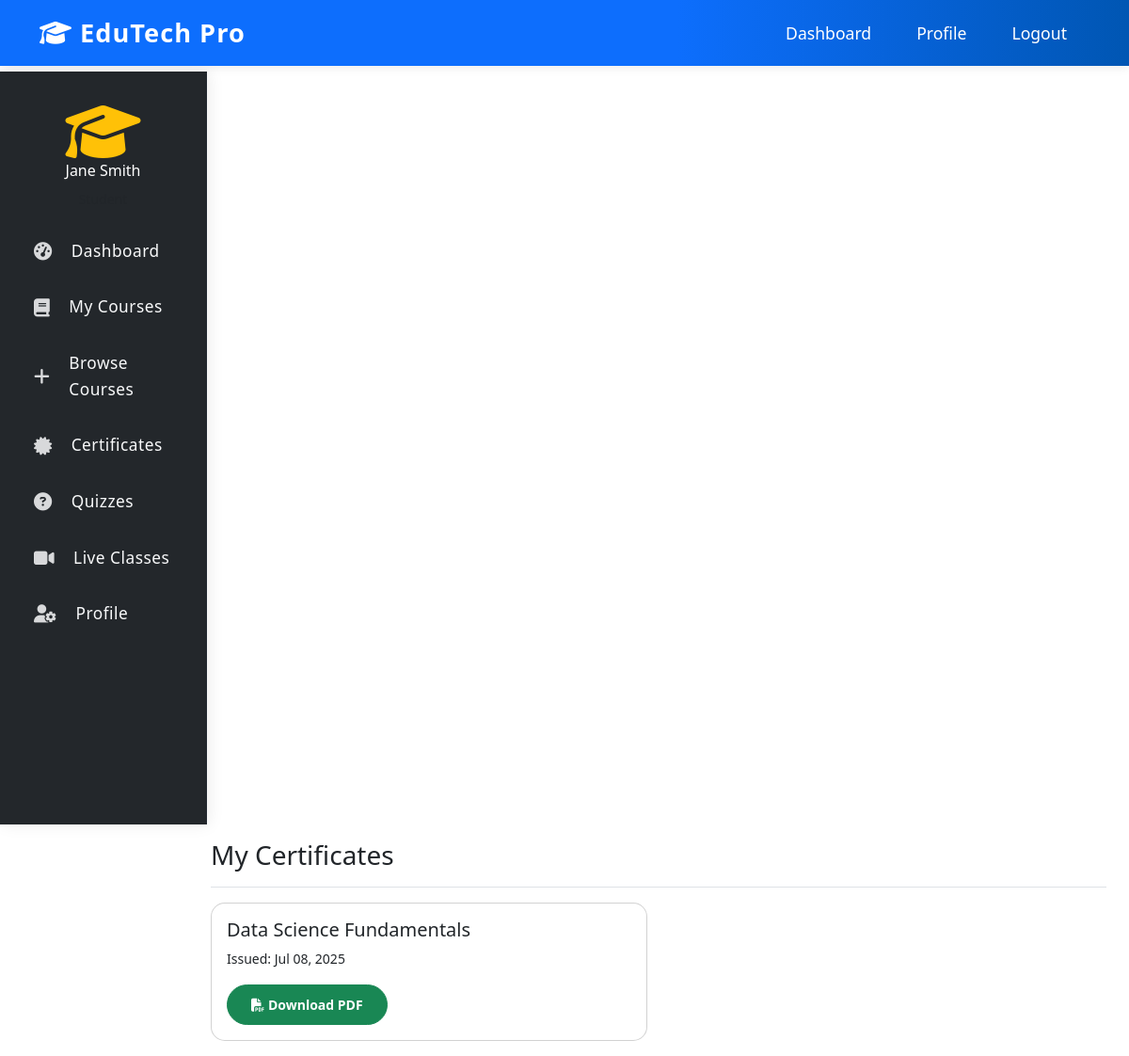
The page /student/certificates.php (signed in) on the database its author committed.
### tables this page shows
CREATE TABLE IF NOT EXISTS `users` (
    `id` INT AUTO_INCREMENT PRIMARY KEY,
    `google_id` VARCHAR(255) UNIQUE,
    `username` VARCHAR(50) UNIQUE,
    `email` VARCHAR(100) UNIQUE NOT NULL,
    `password` VARCHAR(255),
    `full_name` VARCHAR(100) NOT NULL,
    `role` ENUM('admin', 'teacher', 'student') NOT NULL,
    `profile_image` VARCHAR(255),
    `phone` VARCHAR(20),
    `address` TEXT,
    `status` ENUM('active', 'inactive', 'pending') DEFAULT 'active',
    `created_at` TIMESTAMP DEFAULT CURRENT_TIMESTAMP,
    `updated_at` TIMESTAMP DEFAULT CURRENT_TIMESTAMP ON UPDATE CURRENT_TIMESTAMP
);

CREATE TABLE IF NOT EXISTS `certificates` (
    `id` INT AUTO_INCREMENT PRIMARY KEY,
    `student_id` INT NOT NULL,
    `course_id` INT NOT NULL,
    `certificate_number` VARCHAR(50) UNIQUE NOT NULL,
    `issued_at` TIMESTAMP DEFAULT CURRENT_TIMESTAMP,
    `expires_at` TIMESTAMP NULL,
    `status` ENUM('active', 'expired', 'revoked') DEFAULT 'active',
    FOREIGN KEY (`student_id`) REFERENCES `users`(`id`) ON DELETE CASCADE,
    FOREIGN KEY (`course_id`) REFERENCES `courses`(`id`) ON DELETE CASCADE
);

CREATE TABLE IF NOT EXISTS `courses` (
    `id` INT AUTO_INCREMENT PRIMARY KEY,
    `title` VARCHAR(200) NOT NULL,
    `description` TEXT,
    `instructor_id` INT,
    `category` VARCHAR(100),
    `level` ENUM('beginner', 'intermediate', 'advanced') DEFAULT 'beginner',
    `price` DECIMAL(10,2) DEFAULT 0.00,
    `is_premium` BOOLEAN DEFAULT FALSE,
    `thumbnail` VARCHAR(255),
    `duration` INT DEFAULT 0,
    `total_lessons` INT DEFAULT 0,
    `total_students` INT DEFAULT 0,
    `rating` DECIMAL(3,2) DEFAULT 0.00,
    `status` ENUM('draft', 'published', 'archived') DEFAULT 'draft',
    `created_at` TIMESTAMP DEFAULT CURRENT_TIMESTAMP,
    `updated_at` TIMESTAMP DEFAULT CURRENT_TIMESTAMP ON UPDATE CURRENT_TIMESTAMP,
    FOREIGN KEY (`instructor_id`) REFERENCES `users`(`id`) ON DELETE SET NULL
);

### student/certificates.php (the view, shortened to what this page needs)
<?php
require_once '../config/database.php';
$student_id = $_SESSION['student_id'];
$stmt = $pdo->prepare("SELECT * FROM users WHERE id = ?");
$stmt->execute([$student_id]);
$student = $stmt->fetch();
$stmt = $pdo->prepare("
    SELECT c.*, co.title as course_title
    FROM certificates c
    JOIN courses co ON c.course_id = co.id
    WHERE c.student_id = ?
");
$stmt->execute([$student_id]);
$certificates = $stmt->fetchAll();
?><!DOCTYPE html>
<html lang="en">
<head>
    <link href="https://cdn.jsdelivr.net/npm/bootstrap@5.3.0/dist/css/bootstrap.min.css" rel="stylesheet">
    <link href="https://cdnjs.cloudflare.com/ajax/libs/font-awesome/6.4.0/css/all.min.css" rel="stylesheet">
    <link href="../assets/css/style.css" rel="stylesheet">
</head>
<body>
    <nav class="navbar navbar-expand-lg navbar-dark bg-success fixed-top">
        <div class="container">
            <a class="navbar-brand fw-bold" href="dashboard.php">
                <i class="fas fa-graduation-cap me-2"></i>EduTech Pro
            </a>
            <div class="collapse navbar-collapse" id="navbarNav">
                <ul class="navbar-nav ms-auto">
                    <li class="nav-item"><a class="nav-link" href="dashboard.php">Dashboard</a></li>
                    <li class="nav-item"><a class="nav-link" href="profile.php">Profile</a></li>
                    <li class="nav-item"><a class="nav-link" href="logout.php">Logout</a></li>
                </ul>
            </div>
        </div>
    </nav>
    <div class="container-fluid" style="margin-top: 76px;">
        <div class="row">
            <nav class="col-md-3 col-lg-2 d-md-block sidebar collapse">
                <div class="position-sticky">
                    <div class="text-center mb-4">
                        <div>
                            <i class="fas fa-graduation-cap fa-4x text-warning"></i>
                        </div>
                        <h6 class="text-white"><?php echo htmlspecialchars($student['full_name']); ?></h6>
                        <small class="text-muted">Student</small>
                    </div>
                    <ul class="nav flex-column">
                        <li class="nav-item">
                            <a class="nav-link" href="dashboard.php">
                                <i class="fas fa-tachometer-alt me-2"></i>
                                Dashboard
                            </a>
                        </li>
                        <li class="nav-item">
                            <a class="nav-link" href="enrolled_courses.php">
                                <i class="fas fa-book me-2"></i>
                                My Courses
                            </a>
                        </li>
                        <li class="nav-item">
                            <a class="nav-link" href="browse_courses.php">
                                <i class="fas fa-plus me-2"></i>
                                Browse Courses
                            </a>
                        </li>
                        <li class="nav-item">
                            <a class="nav-link" href="certificates.php">
                                <i class="fas fa-certificate me-2"></i>
                                Certificates
                            </a>
                        </li>
                        <li class="nav-item">
                            <a class="nav-link" href="quizzes.php">
                                <i class="fas fa-question-circle me-2"></i>
                                Quizzes
                            </a>
                        </li>
                        <li class="nav-item">
                            <a class="nav-link" href="live_classes.php">
                                <i class="fas fa-video me-2"></i>
                                Live Classes
                            </a>
                        </li>
                        <li class="nav-item">
                            <a class="nav-link" href="profile.php">
                                <i class="fas fa-user-cog me-2"></i>
                                Profile
                            </a>
                        </li>
                    </ul>
                </div>
            </nav>
            <main class="col-md-9 ms-sm-auto col-lg-10 px-md-4 dashboard-main-content">
                <div class="d-flex justify-content-between align-items-center pt-3 pb-2 mb-3 border-bottom">
                    <h2 class="h3">My Certificates</h2>
                </div>
                <div class="row">
                    <?php if (empty($certificates)): ?>
                        <div class="col-12 text-center py-5">
                            <i class="fas fa-certificate fa-3x text-muted mb-3"></i>
                            <h5 class="text-muted">No certificates yet. Complete courses to earn certificates!</h5>
                        </div>
                    <?php else: ?>
                        <?php foreach ($certificates as $cert): ?>
                            <div class="col-lg-6 mb-3">
                                <div class="card h-100">
                                    <div class="card-body">
                                        <h5 class="card-title"><?php echo htmlspecialchars($cert['course_title']); ?></h5>
                                        <p class="card-text small">Issued: <?php echo date('M d, Y', strtotime($cert['issued_at'])); ?></p>
                                        <a href="download_certificate.php?course_id=<?php echo $cert['course_id']; ?>" class="btn btn-success btn-sm"><i class="fas fa-file-pdf me-1"></i>Download PDF</a>
                                    </div>
                                </div>
                            </div>
                        <?php endforeach; ?>
                    <?php endif; ?>
                </div>
            </main>
        </div>
    </div>
</body>
</html>

### assets/css/style.css (style rules this page uses)
:root { --primary-color: #0d6efd; --secondary-color: #6c757d; --success-color: #198754; --warning-color: #ffc107; --danger-color: #dc3545; --light-color: #f8f9fa; --dark-color: #212529; }
* { margin: 0; padding: 0; box-sizing: border-box; }
body { font-family: 'Segoe UI', Tahoma, Geneva, Verdana, sans-serif; line-height: 1.6; color: var(--dark-color); padding-top: 76px; }
.card { transition: transform 0.3s ease, box-shadow 0.3s ease; border-radius: 15px; }
.btn { border-radius: 25px; padding: 10px 25px; font-weight: 600; transition: all 0.3s ease; }
.navbar { background: linear-gradient(90deg, #0d6efd 60%, #0056b3 100%) !important; box-shadow: 0 2px 10px rgba(0,0,0,0.08); }
.navbar .navbar-brand { font-weight: 700; font-size: 1.7rem; color: #fff !important; letter-spacing: 1px; }
.navbar .nav-link, .navbar .dropdown-toggle { color: #fff !important; font-size: 1.1rem; margin-left: 1rem; margin-right: 1rem; transition: color 0.2s; }
body { padding-top: 76px; }
.sidebar { background: #23272b !important; color: #f8f9fa; box-shadow: 2px 0 16px rgba(0,0,0,0.08); border-top: none !important; border-right: 1px solid #222831; margin-top: 0 !important; border-top-left-radius: 0 !important; border-top-right-radius: 0 !important; top: 0; position: sticky; height: 100vh; z-index: 1029; display: flex; flex-direction: column; min-width: 220px; padding: 2rem 1rem 1rem 1rem; }
.sidebar .text-center { margin-top: 0 !important; margin-bottom: 2rem !important; }
.sidebar .nav-link { color: #f8f9fa !important; background: transparent; padding: 0.75rem 1.25rem; border-radius: 8px; margin-bottom: 0.5rem; font-size: 1.08rem; font-weight: 500; letter-spacing: 0.5px; transition: background 0.2s, color 0.2s, box-shadow 0.2s; display: flex; align-items: center; gap: 0.75rem; }
.sidebar .nav-link i { font-size: 1.2rem; opacity: 0.85; }
.container-fluid, .row, main { margin-top: 0 !important; }
.dashboard-main-content { margin-top: 0 !important; }
.sidebar .text-center { margin-top: 0 !important; margin-bottom: 1rem !important; }

### rows shown on the page
users: full_name "Jane Smith"
certificates: course.title "Data Science Fundamentals", issued_at "Jul 08, 2025"
